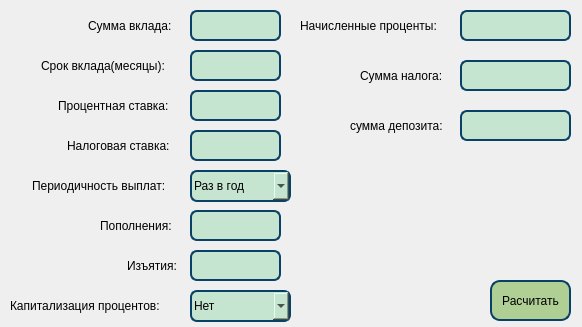
<?xml version="1.0" encoding="UTF-8"?>
<ui version="4.0">
 <class>DepositCalc</class>
 <widget class="QDialog" name="DepositCalc">
  <property name="geometry">
   <rect>
    <x>0</x>
    <y>0</y>
    <width>582</width>
    <height>327</height>
   </rect>
  </property>
  <property name="windowTitle">
   <string>Dialog</string>
  </property>
  <widget class="QComboBox" name="kapital">
   <property name="geometry">
    <rect>
     <x>190</x>
     <y>290</y>
     <width>101</width>
     <height>32</height>
    </rect>
   </property>
   <property name="styleSheet">
    <string notr="true">QComboBox {
    border: 2px solid #094065;
    border-radius: 7px;
    padding: 2px;
    font-family: Arial;
background-color: rgb(198, 229, 209);
color: black;
}</string>
   </property>
   <item>
    <property name="text">
     <string>Нет</string>
    </property>
   </item>
   <item>
    <property name="text">
     <string>Да</string>
    </property>
   </item>
  </widget>
  <widget class="QLabel" name="label">
   <property name="geometry">
    <rect>
     <x>88</x>
     <y>15</y>
     <width>101</width>
     <height>21</height>
    </rect>
   </property>
   <property name="text">
    <string>Сумма вклада:</string>
   </property>
  </widget>
  <widget class="QLabel" name="label_2">
   <property name="geometry">
    <rect>
     <x>41</x>
     <y>55</y>
     <width>141</width>
     <height>21</height>
    </rect>
   </property>
   <property name="text">
    <string>Срок вклада(месяцы):</string>
   </property>
  </widget>
  <widget class="QLabel" name="label_3">
   <property name="geometry">
    <rect>
     <x>58</x>
     <y>95</y>
     <width>131</width>
     <height>21</height>
    </rect>
   </property>
   <property name="text">
    <string>Процентная ставка:</string>
   </property>
  </widget>
  <widget class="QLabel" name="label_4">
   <property name="geometry">
    <rect>
     <x>100</x>
     <y>215</y>
     <width>83</width>
     <height>21</height>
    </rect>
   </property>
   <property name="text">
    <string>Пополнения:</string>
   </property>
  </widget>
  <widget class="QLabel" name="label_5">
   <property name="geometry">
    <rect>
     <x>67</x>
     <y>135</y>
     <width>121</width>
     <height>21</height>
    </rect>
   </property>
   <property name="text">
    <string>Налоговая ставка:</string>
   </property>
  </widget>
  <widget class="QLabel" name="label_6">
   <property name="geometry">
    <rect>
     <x>32</x>
     <y>175</y>
     <width>151</width>
     <height>21</height>
    </rect>
   </property>
   <property name="text">
    <string>Периодичность выплат:</string>
   </property>
  </widget>
  <widget class="QTextEdit" name="sum_input">
   <property name="geometry">
    <rect>
     <x>190</x>
     <y>10</y>
     <width>91</width>
     <height>31</height>
    </rect>
   </property>
   <property name="styleSheet">
    <string notr="true">QTextEdit {
    border: 2px solid #094065;
    border-radius: 7px;
    padding: 2px;
    font-family: Arial;
    background-color: rgb(198, 229, 209);
    color: black;
}</string>
   </property>
  </widget>
  <widget class="QTextEdit" name="time_month">
   <property name="geometry">
    <rect>
     <x>190</x>
     <y>50</y>
     <width>91</width>
     <height>31</height>
    </rect>
   </property>
   <property name="styleSheet">
    <string notr="true">QTextEdit {
    border: 2px solid #094065;
    border-radius: 7px;
    padding: 2px;
    font-family: Arial;
    background-color: rgb(198, 229, 209);
    color: black;
}</string>
   </property>
  </widget>
  <widget class="QTextEdit" name="procent_input">
   <property name="geometry">
    <rect>
     <x>190</x>
     <y>90</y>
     <width>91</width>
     <height>31</height>
    </rect>
   </property>
   <property name="styleSheet">
    <string notr="true">QTextEdit {
    border: 2px solid #094065;
    border-radius: 7px;
    padding: 2px;
    font-family: Arial;
    background-color: rgb(198, 229, 209);
    color: black;
}</string>
   </property>
  </widget>
  <widget class="QTextEdit" name="nalog_input">
   <property name="geometry">
    <rect>
     <x>190</x>
     <y>130</y>
     <width>91</width>
     <height>31</height>
    </rect>
   </property>
   <property name="styleSheet">
    <string notr="true">QTextEdit {
    border: 2px solid #094065;
    border-radius: 7px;
    padding: 2px;
    font-family: Arial;
    background-color: rgb(198, 229, 209);
    color: black;
}</string>
   </property>
  </widget>
  <widget class="QTextEdit" name="popolnenya">
   <property name="geometry">
    <rect>
     <x>190</x>
     <y>210</y>
     <width>91</width>
     <height>31</height>
    </rect>
   </property>
   <property name="styleSheet">
    <string notr="true">QTextEdit {
    border: 2px solid #094065;
    border-radius: 7px;
    padding: 2px;
    font-family: Arial;
    background-color: rgb(198, 229, 209);
    color: black;
}</string>
   </property>
  </widget>
  <widget class="QLabel" name="label_7">
   <property name="geometry">
    <rect>
     <x>300</x>
     <y>15</y>
     <width>161</width>
     <height>21</height>
    </rect>
   </property>
   <property name="text">
    <string>Начисленные проценты:</string>
   </property>
  </widget>
  <widget class="QLabel" name="label_8">
   <property name="geometry">
    <rect>
     <x>360</x>
     <y>65</y>
     <width>91</width>
     <height>21</height>
    </rect>
   </property>
   <property name="text">
    <string>Сумма налога:</string>
   </property>
  </widget>
  <widget class="QLabel" name="label_9">
   <property name="geometry">
    <rect>
     <x>350</x>
     <y>115</y>
     <width>111</width>
     <height>21</height>
    </rect>
   </property>
   <property name="text">
    <string>сумма депозита:</string>
   </property>
  </widget>
  <widget class="QPushButton" name="result">
   <property name="geometry">
    <rect>
     <x>490</x>
     <y>280</y>
     <width>81</width>
     <height>41</height>
    </rect>
   </property>
   <property name="styleSheet">
    <string notr="true">QPushButton {
  background-color: rgb(175, 207, 149);
  color: black; 
border-radius: 10px;                    
border: 2px solid #094065;
}

QPushButton:pressed {
    background-color: qlineargradient(x1: 0, y1: 0, x2: 0, y2: 1,
                                      stop: 0 #FF7832, stop: 1 #FF9739);
}</string>
   </property>
   <property name="text">
    <string>Расчитать</string>
   </property>
  </widget>
  <widget class="QLabel" name="label_10">
   <property name="geometry">
    <rect>
     <x>127</x>
     <y>255</y>
     <width>61</width>
     <height>21</height>
    </rect>
   </property>
   <property name="text">
    <string>Изъятия:</string>
   </property>
  </widget>
  <widget class="QTextEdit" name="izyatiya">
   <property name="geometry">
    <rect>
     <x>190</x>
     <y>250</y>
     <width>91</width>
     <height>31</height>
    </rect>
   </property>
   <property name="styleSheet">
    <string notr="true">QTextEdit {
    border: 2px solid #094065;
    border-radius: 7px;
    padding: 2px;
    font-family: Arial;
    background-color: rgb(198, 229, 209);
    color: black;
}</string>
   </property>
  </widget>
  <widget class="QComboBox" name="period_viplat">
   <property name="geometry">
    <rect>
     <x>190</x>
     <y>170</y>
     <width>101</width>
     <height>32</height>
    </rect>
   </property>
   <property name="styleSheet">
    <string notr="true">QComboBox {
    border: 2px solid #094065;
    border-radius: 7px;
    padding: 2px;
    font-family: Arial;
background-color: rgb(198, 229, 209);
color: black;
}</string>
   </property>
   <item>
    <property name="text">
     <string>Раз в год</string>
    </property>
   </item>
   <item>
    <property name="text">
     <string>Раз в месяц</string>
    </property>
   </item>
  </widget>
  <widget class="QLabel" name="label_11">
   <property name="geometry">
    <rect>
     <x>10</x>
     <y>295</y>
     <width>171</width>
     <height>21</height>
    </rect>
   </property>
   <property name="text">
    <string>Капитализация процентов:</string>
   </property>
  </widget>
  <widget class="QTextEdit" name="pocent_output">
   <property name="geometry">
    <rect>
     <x>460</x>
     <y>10</y>
     <width>111</width>
     <height>31</height>
    </rect>
   </property>
   <property name="styleSheet">
    <string notr="true">QTextEdit {
    border: 2px solid #094065;
    border-radius: 7px;
    padding: 2px;
    font-family: Arial;
    background-color: rgb(198, 229, 209);
    color: black;
}</string>
   </property>
   <property name="readOnly">
    <bool>true</bool>
   </property>
  </widget>
  <widget class="QTextEdit" name="nalog_sum_output">
   <property name="geometry">
    <rect>
     <x>460</x>
     <y>60</y>
     <width>111</width>
     <height>31</height>
    </rect>
   </property>
   <property name="styleSheet">
    <string notr="true">QTextEdit {
    border: 2px solid #094065;
    border-radius: 7px;
    padding: 2px;
    font-family: Arial;
    background-color: rgb(198, 229, 209);
    color: black;
}</string>
   </property>
   <property name="readOnly">
    <bool>true</bool>
   </property>
  </widget>
  <widget class="QTextEdit" name="deposit_sum_output">
   <property name="geometry">
    <rect>
     <x>460</x>
     <y>110</y>
     <width>111</width>
     <height>31</height>
    </rect>
   </property>
   <property name="styleSheet">
    <string notr="true">QTextEdit {
    border: 2px solid #094065;
    border-radius: 7px;
    padding: 2px;
    font-family: Arial;
    background-color: rgb(198, 229, 209);
    color: black;
}</string>
   </property>
   <property name="readOnly">
    <bool>true</bool>
   </property>
  </widget>
 </widget>
 <resources/>
 <connections/>
</ui>
